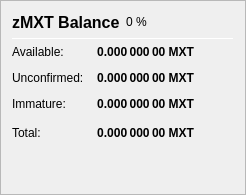
                   <widget class="QFrame" name="frame_ZerocoinBalances">
                    <property name="frameShape">
                     <enum>QFrame::StyledPanel</enum>
                    </property>
                    <property name="frameShadow">
                     <enum>QFrame::Raised</enum>
                    </property>
                    <layout class="QVBoxLayout" name="verticalLayout_7">
                     <item>
                      <layout class="QHBoxLayout" name="horizontalLayout_8" stretch="0,0,0">
                       <item>
                        <widget class="QLabel" name="label_5z_3">
                         <property name="minimumSize">
                          <size>
                           <width>0</width>
                           <height>20</height>
                          </size>
                         </property>
                         <property name="font">
                          <font>
                           <pointsize>12</pointsize>
                           <weight>75</weight>
                           <bold>true</bold>
                          </font>
                         </property>
                         <property name="text">
                          <string>zMXT Balance</string>
                         </property>
                        </widget>
                       </item>
                       <item>
                        <widget class="QLabel" name="labelzMXTPercent">
                         <property name="text">
                          <string notr="true">0 %</string>
                         </property>
                        </widget>
                       </item>
                       <item>
                        <spacer name="horizontalSpacer_11">
                         <property name="orientation">
                          <enum>Qt::Horizontal</enum>
                         </property>
                         <property name="sizeHint" stdset="0">
                          <size>
                           <width>40</width>
                           <height>20</height>
                          </size>
                         </property>
                        </spacer>
                       </item>
                      </layout>
                     </item>
                     <item>
                      <widget class="Line" name="line_ZerocoinBalance">
                       <property name="minimumSize">
                        <size>
                         <width>0</width>
                         <height>1</height>
                        </size>
                       </property>
                       <property name="maximumSize">
                        <size>
                         <width>16777215</width>
                         <height>1</height>
                        </size>
                       </property>
                       <property name="orientation">
                        <enum>Qt::Horizontal</enum>
                       </property>
                      </widget>
                     </item>
                     <item>
                      <layout class="QGridLayout" name="gridLayout_5">
                       <property name="spacing">
                        <number>12</number>
                       </property>
                       <item row="1" column="0">
                        <widget class="QLabel" name="labelzBalanceMatureText">
                         <property name="toolTip">
                          <string>Mature: more than 20 confirmation and more than 1 mint of the same denomination after it was minted.
These zMXT are spendable.</string>
                         </property>
                         <property name="text">
                          <string>Available:</string>
                         </property>
                        </widget>
                       </item>
                       <item row="1" column="1">
                        <widget class="QLabel" name="labelzBalanceMature">
                         <property name="font">
                          <font>
                           <weight>75</weight>
                           <bold>true</bold>
                          </font>
                         </property>
                         <property name="toolTip">
                          <string>Mature: more than 20 confirmation and more than 1 mint of the same denomination after it was minted.
These zMXT are spendable.</string>
                         </property>
                         <property name="text">
                          <string notr="true">0.000 000 00 MXT</string>
                         </property>
                         <property name="alignment">
                          <set>Qt::AlignRight|Qt::AlignTrailing|Qt::AlignVCenter</set>
                         </property>
                        </widget>
                       </item>
                       <item row="2" column="0">
                        <widget class="QLabel" name="labelzBalanceUnconfirmedText">
                         <property name="toolTip">
                          <string>Unconfirmed: less than 20 confirmations
Immature: confirmed, but less than 1 mint of the same denomination after it was minted</string>
                         </property>
                         <property name="text">
                          <string>Unconfirmed:</string>
                         </property>
                        </widget>
                       </item>
                       <item row="2" column="1">
                        <widget class="QLabel" name="labelzBalanceUnconfirmed">
                         <property name="font">
                          <font>
                           <weight>75</weight>
                           <bold>true</bold>
                          </font>
                         </property>
                         <property name="toolTip">
                          <string>Unconfirmed: less than 20 confirmations
Immature: confirmed, but less than 1 mint of the same denomination after it was minted</string>
                         </property>
                         <property name="text">
                          <string notr="true">0.000 000 00 MXT</string>
                         </property>
                         <property name="alignment">
                          <set>Qt::AlignRight|Qt::AlignTrailing|Qt::AlignVCenter</set>
                         </property>
                        </widget>
                       </item>
                       <item row="3" column="0">
                        <widget class="QLabel" name="labelzBalanceImmatureText">
                         <property name="toolTip">
                          <string>Unconfirmed: less than 20 confirmations
Immature: confirmed, but less than 1 mint of the same denomination after it was minted</string>
                         </property>
                         <property name="text">
                          <string>Immature:</string>
                         </property>
                        </widget>
                       </item>
                       <item row="3" column="1">
                        <widget class="QLabel" name="labelzBalanceImmature">
                         <property name="font">
                          <font>
                           <weight>75</weight>
                           <bold>true</bold>
                          </font>
                         </property>
                         <property name="toolTip">
                          <string>Unconfirmed: less than 20 confirmations
Immature: confirmed, but less than 1 mint of the same denomination after it was minted</string>
                         </property>
                         <property name="text">
                          <string notr="true">0.000 000 00 MXT</string>
                         </property>
                         <property name="alignment">
                          <set>Qt::AlignRight|Qt::AlignTrailing|Qt::AlignVCenter</set>
                         </property>
                        </widget>
                       </item>
                       <item row="4" column="0">
                        <widget class="QLabel" name="labelzBalanceText">
                         <property name="toolTip">
                          <string>Your current zMXT balance, unconfirmed and immature zMXT included.</string>
                         </property>
                         <property name="text">
                          <string>Total:</string>
                         </property>
                        </widget>
                       </item>
                       <item row="4" column="1">
                        <widget class="QLabel" name="labelzBalance">
                         <property name="font">
                          <font>
                           <weight>75</weight>
                           <bold>true</bold>
                          </font>
                         </property>
                         <property name="cursor">
                          <cursorShape>IBeamCursor</cursorShape>
                         </property>
                         <property name="toolTip">
                          <string>Your current zMXT balance, unconfirmed and immature zMXT included.</string>
                         </property>
                         <property name="text">
                          <string notr="true">0.000 000 00 MXT</string>
                         </property>
                         <property name="alignment">
                          <set>Qt::AlignRight|Qt::AlignTrailing|Qt::AlignVCenter</set>
                         </property>
                         <property name="textInteractionFlags">
                          <set>Qt::LinksAccessibleByMouse|Qt::TextSelectableByKeyboard|Qt::TextSelectableByMouse</set>
                         </property>
                        </widget>
                       </item>
                       <item row="4" column="2">
                        <spacer name="horizontalSpacer_4">
                         <property name="orientation">
                          <enum>Qt::Horizontal</enum>
                         </property>
                         <property name="sizeHint" stdset="0">
                          <size>
                           <width>40</width>
                           <height>20</height>
                          </size>
                         </property>
                        </spacer>
                       </item>
                      </layout>
                     </item>
                     <item>
                      <spacer name="verticalSpacer_4">
                       <property name="orientation">
                        <enum>Qt::Vertical</enum>
                       </property>
                       <property name="sizeHint" stdset="0">
                        <size>
                         <width>20</width>
                         <height>40</height>
                        </size>
                       </property>
                      </spacer>
                     </item>
                    </layout>
                   </widget>
